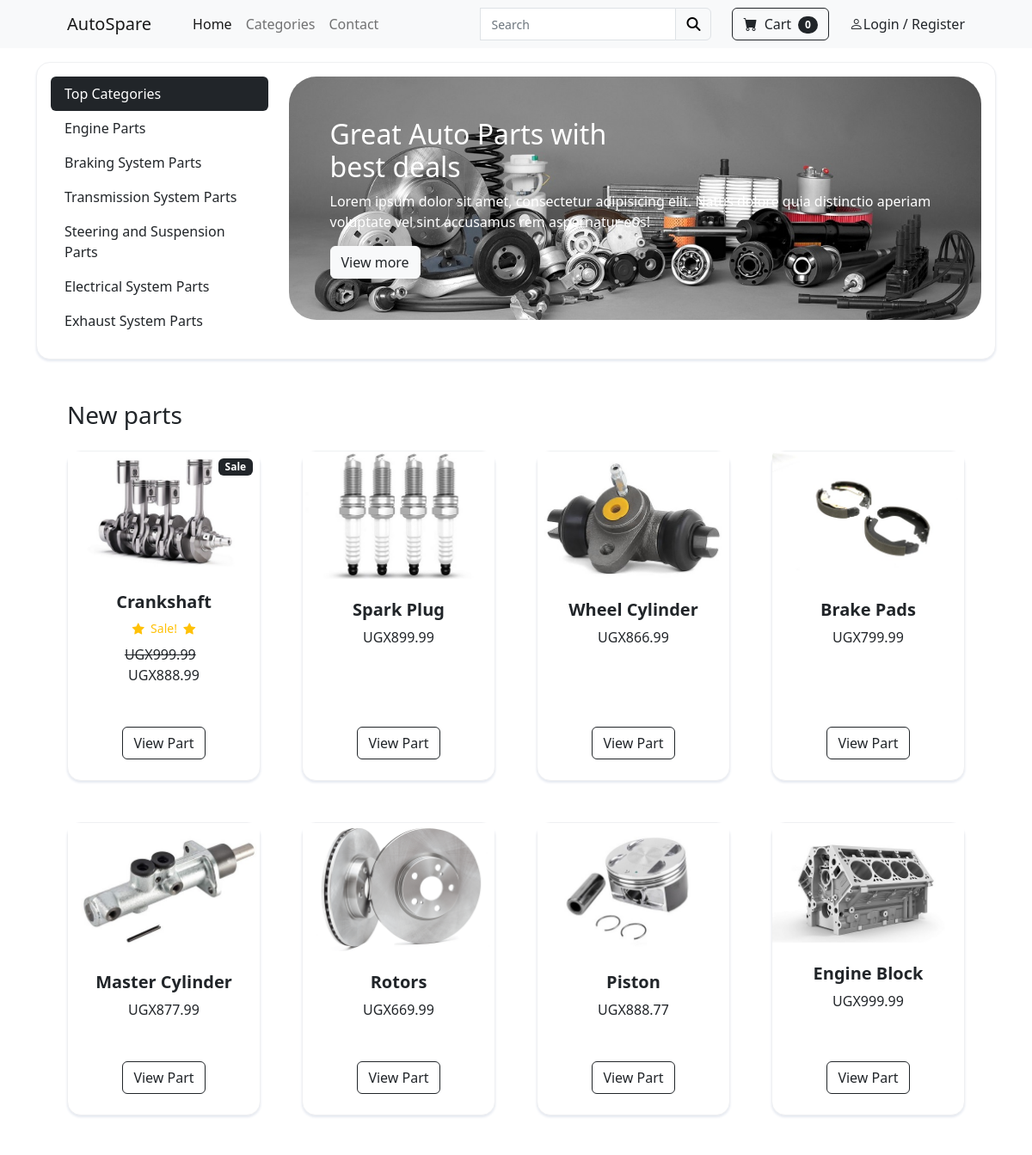
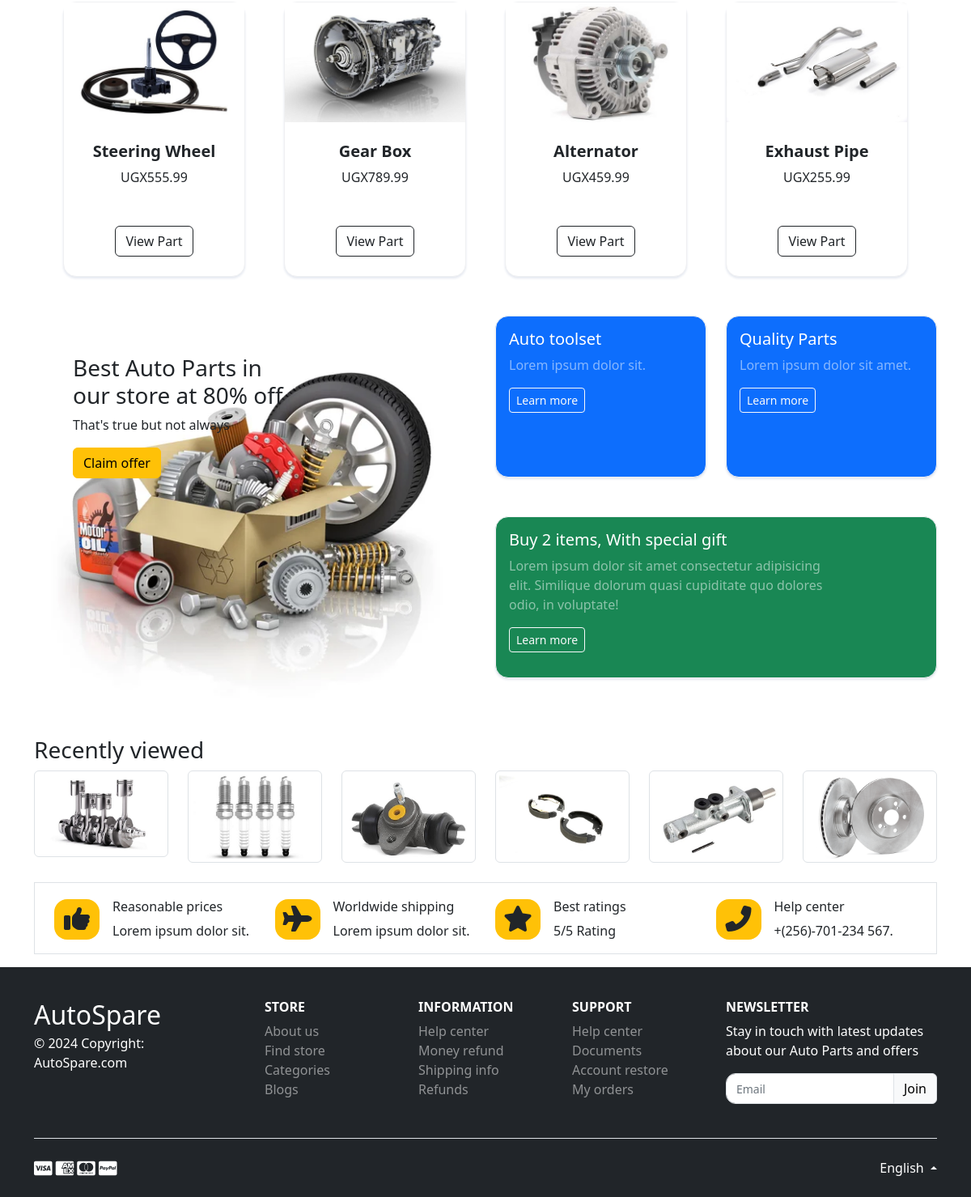
The page / on the database its author committed (2 pictures, top to bottom).
### store/models.py (models this page shows, shortened)
class Part(models.Model):
    name = models.CharField(max_length=255)
    price = models.DecimalField(default=0, decimal_places=2, max_digits=6)
    category = models.ForeignKey(Category, on_delete=models.CASCADE, default=1)
    description = models.CharField(max_length=250, default='', blank=True, null=True)
    image = models.ImageField(upload_to='uploads/part/')
    is_sale = models.BooleanField(default=False)
    sale_price = models.DecimalField(default=0, decimal_places=2, max_digits=6)

### store/views.py (the view)
# urls.py: 2. Add a URL to urlpatterns:  path('', views.home, name='home')
def home(request):
    parts = Part.objects.all()
    return render(request, 'home.html', {'parts':parts})

### store/templates/home.html
{% extends 'base.html' %}
{% block content %}
<section class="mt-3">
    <div class="container">
        <main class="card p-3 shadow-2-strong">
            <div class="row">
                <div class="col-lg-3">
                    <nav class="nav flex-column nav-pills mb-md-2">
                        <a class="nav-link py-2 bg-dark text-white ps-3 my-0" aria-current="page" href="#">Top
                            Categories</a>
                        <a class="nav-link my-0 py-2 ps-3 bg-white text-dark"
                            href="{% url 'category' 'Engine-Parts' %}">Engine Parts</a>
                        <a class="nav-link my-0 py-2 ps-3 bg-white text-dark"
                            href="{% url 'category' 'Braking-Parts' %}">Braking System
                            Parts</a>
                        <a class="nav-link my-0 py-2 ps-3 bg-white text-dark"
                            href="{% url 'category' 'Transmission-Parts' %}">Transmission
                            System Parts</a>
                        <a class="nav-link my-0 py-2 ps-3 bg-white text-dark"
                            href="{% url 'category' 'Steering-Parts' %}">Steering and
                            Suspension
                            Parts</a>
                        <a class="nav-link my-0 py-2 ps-3 bg-white text-dark"
                            href="{% url 'category' 'Electrical-Parts' %}">Electrical
                            System Parts</a>
                        <a class="nav-link my-0 py-2 ps-3 bg-white text-dark"
                            href="{% url 'category' 'Exhaust-Parts' %}">Exhaust System
                            Parts</a>
                    </nav>
                </div>
                <div class="col-lg-9">
                    <div class="card-banner h-auto p-5 rounded-5"
                        style="height: 350px;background-size: cover;background-position: center;width: 100%;background-repeat: no-repeat;top: 50%;background-image: url('../../static/assets/Parts-Banner-2.jpg');">
                        <div>
                            <h2 class="text-white">
                                Great Auto Parts with <br />
                                best deals
                            </h2>
                            <p class="text-white">Lorem ipsum dolor sit amet, consectetur adipisicing elit. Natus
                                dolore quia distinctio aperiam voluptate vel sint accusamus rem aspernatur eos!</p>
                            <a href="#" class="btn btn-light shadow-0 text-dark"> View more </a>
                        </div>
                    </div>
                </div>
            </div>
        </main>
    </div>
</section>
<section class="">
    <div class="container px-4 px-lg-5 mt-5">
        <header class="mb-4">
            <h3>New parts</h3>
        </header>
        <div class="row gx-4 gx-lg-5 row-cols-2 row-cols-md-3 row-cols-xl-4 justify-content-center">
            {% for part in parts %}
            {% if part.is_sale %}
            <div class="col mb-5">
                <div class="card h-100">
                    <div class="badge bg-dark text-white position-absolute" style="top: 0.5rem; right: 0.5rem;">
                        Sale
                    </div>
                    <img class="card-img-top" src="{{ part.image.url }}" alt="..." />
                    <div class="card-body p-4">
                        <div class="text-center">
                            <h5 class="fw-bolder">{{ part.name }}</h5>
                            <div class="d-flex justify-content-center small text-warning mb-2">
                                <div class="bi-star-fill"></div>
                                &nbsp;&nbsp;Sale!&nbsp;&nbsp;
                                <div class="bi-star-fill"></div>
                            </div>
                            <strike>UGX{{ part.price }}</strike> &nbsp;
                            UGX{{ part.sale_price }}
                        </div>
                    </div>
                    <div class="card-footer p-4 pt-0 border-top-0 bg-transparent">
                        <div class="text-center"><a class="btn btn-outline-dark mt-auto"
                                href="{% url 'part' part.id %}">View Part</a>
                        </div>
                    </div>
                </div>
            </div>
            {% else %}
            <div class="col mb-5">
                <div class="card h-100">
                    <img class="card-img-top" src="{{ part.image.url }}" alt="..." />
                    <div class="card-body p-4">
                        <div class="text-center">
                            <h5 class="fw-bolder">{{ part.name }}</h5>
                            UGX{{ part.price }}
                        </div>
                    </div>
                    <div class="card-footer p-4 pt-0 border-top-0 bg-transparent">
                        <div class="text-center"><a class="btn btn-outline-dark mt-auto"
                                href="{% url 'part' part.id %}">View Part</a>
                        </div>
                    </div>
                </div>
            </div>
            {% endif %}
            {% endfor %}
        </div>
    </div>
</section>
<section class="">
    <div class="container">
        <div class="row gy-4">
            <div class="col-lg-6">
                <div class="card-banner bg-gray h-100"
                    style="min-height: 200px;background-size: cover;background-position: center;width: 100%;background-repeat: no-repeat;top: 50%;background-image: url('../../static/assets/offer.jpg');">
                    <div class="p-3 p-lg-5" style="max-width: 70%;">
                        <h3 class="text-dark">Best Auto Parts in our store at 80% off</h3>
                        <p>That's true but not always</p>
                        <button class="btn btn-warning shadow-0" href="#"> Claim offer </button>
                    </div>
                </div>
            </div>
            <div class="col-lg-6">
                <div class="row mb-3 mb-sm-4 g-3 g-sm-4">
                    <div class="col-6 d-flex">
                        <div class="card w-100 bg-primary" style="min-height: 200px;">
                            <div class="card-body">
                                <h5 class="text-white">Auto toolset</h5>
                                <p class="text-white-50">Lorem ipsum dolor sit.</p>
                                <a class="btn btn-outline-light btn-sm" href="#">Learn more</a>
                            </div>
                        </div>
                    </div>
                    <div class="col-6 d-flex">
                        <div class="card w-100 bg-primary" style="min-height: 200px;">
                            <div class="card-body">
                                <h5 class="text-white">Quality Parts</h5>
                                <p class="text-white-50">Lorem ipsum dolor sit amet.</p>
                                <a class="btn btn-outline-light btn-sm" href="#">Learn more</a>
                            </div>
                        </div>
                    </div>
                </div>
                <div class="card bg-success" style="min-height: 200px;">
                    <div class="card-body">
                        <h5 class="text-white">Buy 2 items, With special gift</h5>
                        <p class="text-white-50" style="max-width: 400px;">Lorem ipsum dolor sit amet consectetur
                            adipisicing elit. Similique dolorum quasi cupiditate quo dolores odio, in voluptate!</p>
                        <a class="btn btn-outline-light btn-sm" href="#">Learn more</a>
                    </div>
                </div>
            </div>
        </div>
    </div>
</section>
<section class="mt-5 mb-4">
    <div class="container text-dark">
        <header class="">
            <h3 class="section-title">Recently viewed</h3>
        </header>
        <div class="row gy-3">
            {% for part in parts|slice:":6" %}
            <div class="col-lg-2 col-md-4 col-4">
                <a href="#" class="img-wrap">
                    <img height="200" width="200" class="img-thumbnail" src="{{ part.image.url }}" alt="..." />
                </a>
            </div>
            {% endfor %}
        </div>
    </div>
</section>
<section>
    <div class="container">
        <div class="px-4 pt-3 border">
            <div class="row pt-1">
                <div class="col-lg-3 col-md-6 mb-3 d-flex">
                    <div class="d-flex align-items-center">
                        <div class="bg-warning p-2 rounded-4 me-3">
                            <i class="fas fa-thumbs-up fa-2x fa-fw"></i>
                        </div>
                        <span class="info">
                            <h6 class="title">Reasonable prices</h6>
                            <p class="mb-0">Lorem ipsum dolor sit.</p>
                        </span>
                    </div>
                </div>
                <div class="col-lg-3 col-md-6 mb-3 d-flex">
                    <div class="d-flex align-items-center">
                        <div class="bg-warning p-2 rounded-4 me-3">
                            <i class="fas fa-plane fa-2x fa-fw"></i>
                        </div>
                        <span class="info">
                            <h6 class="title">Worldwide shipping</h6>
                            <p class="mb-0">Lorem ipsum dolor sit.</p>
                        </span>
                    </div>
                </div>
                <div class="col-lg-3 col-md-6 mb-3 d-flex">
                    <div class="d-flex align-items-center">
                        <div class="bg-warning p-2 rounded-4 me-3">
                            <i class="fas fa-star fa-2x fa-fw"></i>
                        </div>
                        <span class="info">
                            <h6 class="title">Best ratings</h6>
                            <p class="mb-0">5/5 Rating</p>
                        </span>
                    </div>
                </div>
                <div class="col-lg-3 col-md-6 mb-3 d-flex">
                    <div class="d-flex align-items-center">
                        <div class="bg-warning p-2 rounded-4 me-3">
                            <i class="fa-solid fa-phone-flip fa-2x fa-fw"></i>
                        </div>
                        <span class="info">
                            <h6 class="title">Help center</h6>
                            <p class="mb-0">+(256)-701-234 567.</p>
                        </span>
                    </div>
                </div>
            </div>
        </div>
    </div>
</section>
{% endblock %}

### rows shown on the page
Part: image (picture), name "Crankshaft", price "999.99", sale_price "888.99"
Part: image (picture), name "Spark Plug", price "899.99"
Part: image (picture), name "Wheel Cylinder", price "866.99"
Part: image (picture), name "Brake Pads", price "799.99"
Part: image (picture), name "Master Cylinder", price "877.99"
Part: image (picture), name "Rotors", price "669.99"
Part: image (picture), name "Piston", price "888.77"
Part: image (picture), name "Engine Block", price "999.99"
Part: image (picture), name "Steering Wheel", price "555.99"
Part: image (picture), name "Gear Box", price "789.99"
Part: image (picture), name "Alternator", price "459.99"
Part: image (picture), name "Exhaust Pipe", price "255.99"

### other values the page prints
{{ cart|length }} "0"
